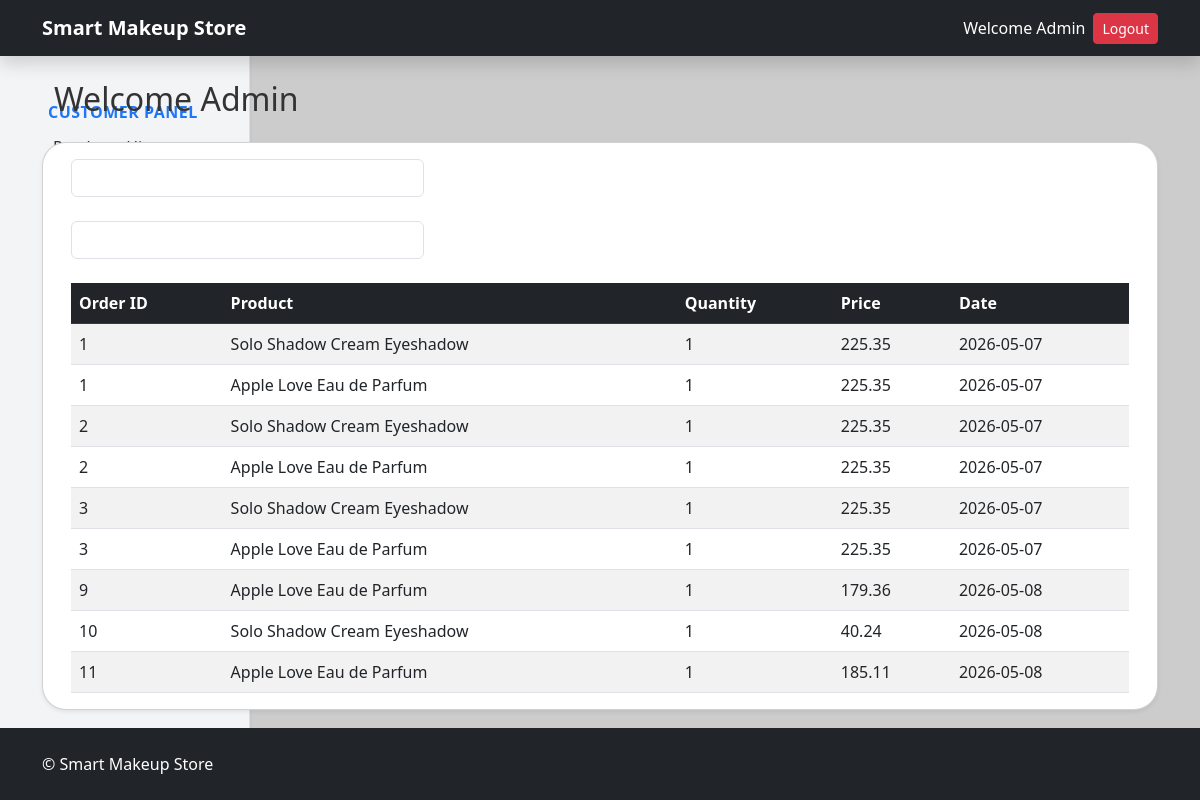
/customers/my-profile/ (signed in), run on the app's committed database.
### tables this page shows
CREATE TABLE order_products (
            order_product_id INTEGER PRIMARY KEY AUTOINCREMENT,
            order_id INTEGER NOT NULL,
            product_id INTEGER NOT NULL,
            order_product_quantity INTEGER NOT NULL,
            order_product_unit_price REAL DEFAULT NULL,
            FOREIGN KEY(order_id) REFERENCES orders(order_id),
            FOREIGN KEY(product_id) REFERENCES products(product_id)
        );

CREATE TABLE products (
            product_id INTEGER PRIMARY KEY AUTOINCREMENT,
            category_id INTEGER DEFAULT NULL,
            product_name TEXT NOT NULL,
            product_description TEXT DEFAULT NULL,
            product_price REAL NOT NULL,
            product_company TEXT,
            product_stock_quantity INTEGER DEFAULT 0,
            product_created_at DATETIME DEFAULT CURRENT_TIMESTAMP,
            product_updated_at DATETIME,
            FOREIGN KEY(category_id) REFERENCES categories(category_id)
        );

CREATE TABLE orders (
            order_id INTEGER PRIMARY KEY AUTOINCREMENT,
            user_id INTEGER,
            order_total REAL NOT NULL,
            payment_method TEXT,
            order_status TEXT DEFAULT 'PENDING',
            order_created_at DATETIME DEFAULT CURRENT_TIMESTAMP, customer_email TEXT,
            FOREIGN KEY(user_id) REFERENCES users(user_id)
        );

### routes/store.py (the view)
@app.route('/customers/my-profile/')
def customersDashboard():
    storeDb = db.getDB()
    orders = storeDb.execute('''
        Select *, DATE(o.order_created_at) as date  from orders o
            LEFT JOIN order_products op  on op.order_id = o.order_id
            LEFT JOIN products p on op.product_id = p.product_id
            WHERE o.user_id = ?
        ''', (session['user_id'],)).fetchall()
    return render_template('customerDashboard.html', user_orders = orders)

### models/database.py (called while the page is built)
def getDB():
    conn = sqlite3.connect('store.db', check_same_thread=False)
    conn.row_factory = sqlite3.Row
    return conn

### templates/customerDashboard.html
{% extends "base.html" %} {% block content %}
<div class="container-fluid">
  <div class="row">
    {% include "customerSidebar.html" with context %}
    <div
      class="col-md-9 l-4 col-lg-10"
      data-bs-spy="scroll"
      data-bs-target="#navbar-example3"
      data-bs-offset="100"
      tabindex="0"
    >
      <h2 class="mb-4">Welcome {{session['user_first_name']}}</h2>
    </div>
    {% if user_orders|length == 0 %}
    <div class="alert alert-warning">No users found yet.</div>
    {% else %}
    <div class="card shadow-sm">
      <div class="card-body p-3">
        {% include "dateRangePickerItems.html" with context %}
        <table class="table table-striped table-hover mb-0">
          <thead class="table-dark">
            <tr>
              <th>Order ID</th>
              <th>Product</th>
              <th>Quantity</th>
              <th>Price</th>
              <th>Date</th>
            </tr>
          </thead>
          <tbody id="tableBody">
            {% for order in user_orders %}
            <tr>
              <td>{{ order.order_id }}</td>
              <td>{{ order.product_name }}</td>
              <td>{{ order.order_product_quantity }}</td>
              <td>{{ order.order_total }}</td>
              <td>{{ order.date }}</td>
            </tr>
            {% endfor %}
          </tbody>
        </table>
      </div>
    </div>
    {% endif %}
  </div>
</div>
{% endblock %}

### templates/base.html (shortened to what this page needs)
<!doctype html>
<html>
  <head>
    <link href="https://cdn.jsdelivr.net/npm/bootstrap@5.3.0/dist/css/bootstrap.min.css" rel="stylesheet"/>
    <link href="https://cdn.jsdelivr.net/npm/bootstrap-icons@1.11.1/font/bootstrap-icons.css" rel="stylesheet">
    <link rel="stylesheet" href="{{ url_for('static', filename='css/00-Global-Styles.css') }}">
  </head>
  <body>
    <main>
        <nav class="navbar navbar-expand-lg navbar-dark bg-dark shadow">
        <div class="container">
            <a class="navbar-brand" href="{{ url_for('store.storeIndex') }}">
            <b>Smart Makeup Store</b>
            </a>
          <div class="ms-auto text-white d-flex align-items-center">
            {% if session.get('user_first_name') %}
              <span class="me-2">Welcome {{ session.get('user_first_name') }}</span>
              <form method="GET" action="{{ url_for('store.logout') }}">
                <button type="submit" class="btn btn-danger btn-sm">Logout</button>
              </form>
                {% endif %}
            </div>
            </div>
        </nav>
      <div class="container mt-4">{% block content %}{% endblock %}</div>
      <footer class="bg-dark text-white py-4 mt-auto">
        <div class="container d-flex justify-content-between align-items-center">
            <span>&copy; {{ current_year }} Smart Makeup Store</span>
        </div>
      </footer>
    </main>
  </body>
</html>

### templates/customerSidebar.html (shortened to what this page needs)
<nav
  class="admin-sidebar col-md-3 col-lg-2 d-md-block bg-light vh-100 border-end shadow-sm"
>
  <div class="position-sticky top-0 pt-4 pb-4 px-2">
    <nav class="nav flex-column">
      <a
        class="nav-link px-2 py-1 rounded"
        href="{{ url_for('store.customersDashboard',user_id = session['user_id']) }}"
      >
        <span class="text-primary fw-bold mb-2">Customer Panel</span>
      </a>
      <button
        class="btn btn-toggle align-items-center rounded collapsed"
        data-bs-toggle="collapse"
        data-bs-target="#dashboard-collapse"
        aria-expanded="false"
        style="text-align: left"
      >
      </button>
      <br />
    </nav>
  </div>
</nav>

### templates/dateRangePickerItems.html (shortened to what this page needs)
<link
  rel="stylesheet"
  type="text/css"
  href="https://cdn.jsdelivr.net/npm/daterangepicker/daterangepicker.css"
/>
<div class="col-md-4 mb-4">
  <input class="form-control" type="text" name="daterange" />
</div>
<div class="col-md-4 mb-4">
  <input type="search" class="form-control" id="searchBar" />
</div>

### static/css/00-Global-Styles.css (style rules this page uses)
body, html { background-color: #ccc !important; color: #333; display: flex; flex-direction: column; margin: 0; padding: 0; min-height: 100vh; }
nav { position: absolute; top: 0px; }
.card { border-radius: 1.5rem !important; }
footer { background-color: #2e62c4; color: #fff; padding: 1rem 0; flex-shrink: 0; text-align: center; position: absolute; bottom: 0; width: 100%; }
.admin-sidebar { position: absolute; top: 0; left: 0; min-height: 100vh; max-height: 100%; width: 250px; padding: 6rem 2rem; z-index: -1; opacity: 0.9; }
main { position: absolute; z-index: 1; min-height: 100vh; max-height: 100%; min-width: 100vw; max-width: 100%; padding: 0; margin: 0; overflow: hidden; }
.admin-sidebar .nav-link { color: #343a40; font-size: 0.95rem; transition: background-color 0.2s, color 0.2s; }
.admin-sidebar span.text-primary { font-size: 1rem; text-transform: uppercase; letter-spacing: 0.5px; }

### data on the page
order_products: order_id "1", product_name "Solo Shadow Cream Eyeshadow", order_product_quantity "1", order_total "225.35", date "2026-05-07"
order_products: order_id "1", product_name "Apple Love Eau de Parfum", order_product_quantity "1", order_total "225.35", date "2026-05-07"
order_products: order_id "2", product_name "Solo Shadow Cream Eyeshadow", order_product_quantity "1", order_total "225.35", date "2026-05-07"
order_products: order_id "2", product_name "Apple Love Eau de Parfum", order_product_quantity "1", order_total "225.35", date "2026-05-07"
order_products: order_id "3", product_name "Solo Shadow Cream Eyeshadow", order_product_quantity "1", order_total "225.35", date "2026-05-07"
order_products: order_id "3", product_name "Apple Love Eau de Parfum", order_product_quantity "1", order_total "225.35", date "2026-05-07"
order_products: order_id "9", product_name "Apple Love Eau de Parfum", order_product_quantity "1", order_total "179.36", date "2026-05-08"
order_products: order_id "10", product_name "Solo Shadow Cream Eyeshadow", order_product_quantity "1", order_total "40.24", date "2026-05-08"
order_products: order_id "11", product_name "Apple Love Eau de Parfum", order_product_quantity "1", order_total "185.11", date "2026-05-08"

### other printed values
{{ session.get('user_first_name') }} "Admin"
{{ session['user_first_name'] }} "Admin"
